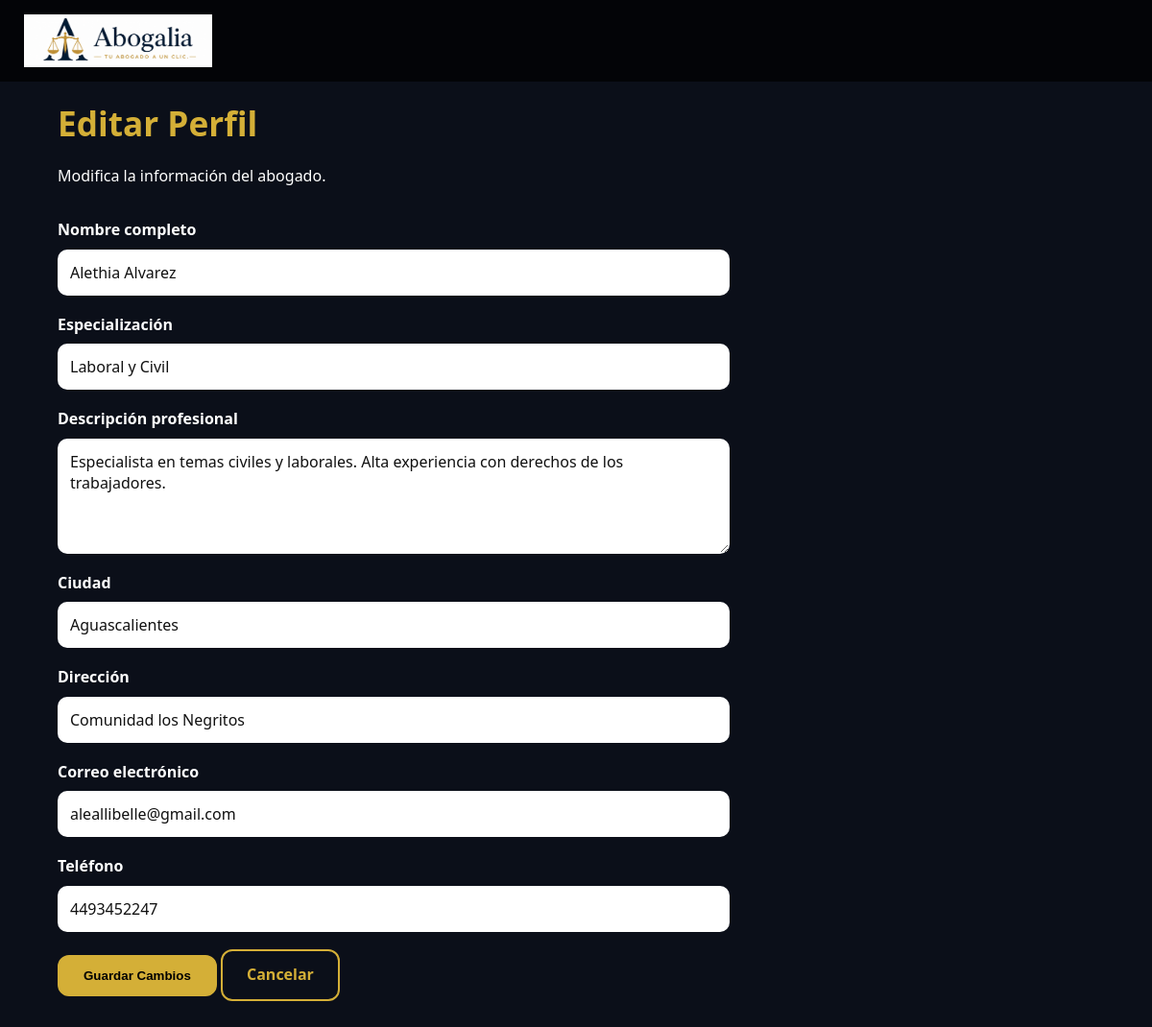
Page /views/abogado_edit.php?id=2 on the committed database.
### tables this page shows
CREATE TABLE `abogados` (
  `id` int(10) UNSIGNED NOT NULL,
  `nombre` varchar(150) NOT NULL,
  `especializacion` varchar(100) NOT NULL,
  `descripcion` text NOT NULL,
  `foto` varchar(255) DEFAULT NULL,
  `ciudad` varchar(100) NOT NULL,
  `direccion` varchar(255) NOT NULL,
  `email` varchar(150) NOT NULL,
  `telefono` varchar(30) NOT NULL,
  `created_at` timestamp NOT NULL DEFAULT current_timestamp()
);

### views/abogado_edit.php (the view, shortened to what this page needs)
<?php
require "../php/db.php";
$id = filter_input(INPUT_GET, "id", FILTER_VALIDATE_INT);
$stmt = $pdo->prepare("
    SELECT
        id,
        nombre,
        especializacion,
        descripcion,
        ciudad,
        direccion,
        email,
        telefono
    FROM abogados
    WHERE id = :id
");
$stmt->execute([
    ":id" => $id
]);
$abogado = $stmt->fetch();
?>
<!DOCTYPE html>
<html lang="es">
<head>
    <link rel="stylesheet" href="../css/style.css">
</head>
<body>
<header class="header">
    <div class="logo-container">
        <img
            src="../assets/Logohorizontal.jpg"
            alt="Logo de Abogalia"
            class="logo"
        >
    </div>
</header>
<section class="section">
    <h2>Editar Perfil</h2>
    <p>
        Modifica la información del abogado.
    </p>
    <form
        class="quote-form"
        action="../php/abogados_update.php"
        method="POST"
    >
        <div class="form-group">
            <label for="nombre">
                Nombre completo
            </label>
            <input
                type="text"
                id="nombre"
                name="nombre"
                value="<?= htmlspecialchars($abogado["nombre"]) ?>"
                autocomplete="name"
                required
            >
        </div>
        <div class="form-group">
            <label for="especializacion">
                Especialización
            </label>
            <input
                type="text"
                id="especializacion"
                name="especializacion"
                value="<?= htmlspecialchars($abogado["especializacion"]) ?>"
                required
            >
        </div>
        <div class="form-group">
            <label for="descripcion">
                Descripción profesional
            </label>
            <textarea
                id="descripcion"
                name="descripcion"
                required
            ><?= htmlspecialchars($abogado["descripcion"]) ?></textarea>
        </div>
        <div class="form-group">
            <label for="ciudad">
                Ciudad
            </label>
            <input
                type="text"
                id="ciudad"
                name="ciudad"
                value="<?= htmlspecialchars($abogado["ciudad"]) ?>"
                autocomplete="address-level2"
                required
            >
        </div>
        <div class="form-group">
            <label for="direccion">
                Dirección
            </label>
            <input
                type="text"
                id="direccion"
                name="direccion"
                value="<?= htmlspecialchars($abogado["direccion"]) ?>"
                autocomplete="street-address"
                required
            >
        </div>
        <div class="form-group">
            <label for="email">
                Correo electrónico
            </label>
            <input
                type="email"
                id="email"
                name="email"
                value="<?= htmlspecialchars($abogado["email"]) ?>"
                autocomplete="email"
                required
            >
        </div>
        <div class="form-group">
            <label for="telefono">
                Teléfono
            </label>
            <input
                type="tel"
                id="telefono"
                name="telefono"
                value="<?= htmlspecialchars($abogado["telefono"]) ?>"
                autocomplete="tel"
                required
            >
        </div>
        <div>
            <button
                type="submit"
                class="btn-primary"
            >
                Guardar Cambios
            </button>
            <a
                href="abogado_profile.php?id=<?= (int) $abogado["id"] ?>"
                class="btn-secondary"
            >
                Cancelar
            </a>
        </div>
    </form>
</section>
</body>
</html>

### css/style.css (style rules this page uses)
:root { --bg-color: #0b0f19; --card-color: rgba(255, 255, 255, 0.08); --header-color: rgba(0, 0, 0, 0.7); --gold: #d4af37; --gold-dark: #b8922f; --text-color: #ffffff; --danger: #b33a3a; --danger-light: #ff6b6b; --max-width: 1100px; --radius: 15px; }
* { margin: 0; padding: 0; box-sizing: border-box; }
html { scroll-behavior: smooth; }
body { background: var(--bg-color); color: var(--text-color); font-family: "Segoe UI", sans-serif; line-height: 1.6; }
img { max-width: 100%; display: block; }
a { color: inherit; }
.header { position: fixed; top: 0; left: 0; width: 100%; display: flex; justify-content: space-between; align-items: center; padding: 15px 25px; background: var(--header-color); backdrop-filter: blur(10px); z-index: 100; }
.logo { height: 55px; width: auto; }
.section, .blogs { width: 90%; max-width: var(--max-width); margin: auto; padding: 100px 0 50px; }
.section h2, .blogs h2 { margin-bottom: 15px; color: var(--gold); font-size: 2.2rem; }
.quote-form { display: flex; flex-direction: column; gap: 18px; max-width: 700px; margin-top: 30px; }
.form-group { display: flex; flex-direction: column; gap: 7px; }
.form-group label { font-weight: 600; }
.quote-form input, .quote-form textarea { width: 100%; padding: 12px; border: 1px solid transparent; border-radius: 10px; background: #ffffff; color: #111; font-family: inherit; font-size: 1rem; }
.quote-form textarea { min-height: 120px; resize: vertical; }
.btn-primary, .btn-secondary, .btn-danger { display: inline-block; padding: 12px 25px; border-radius: 12px; font-weight: bold; text-decoration: none; cursor: pointer; transition: background 0.3s ease, color 0.3s ease, border-color 0.3s ease; }
.btn-primary { border: 2px solid var(--gold); background: var(--gold); color: #000; }
.btn-secondary { border: 2px solid var(--gold); background: transparent; color: var(--gold); }

### rows in the picture
abogados: nombre "Alethia Alvarez", especializacion "Laboral y Civil", descripcion "Especialista en temas civiles y laborales. Alta experiencia con derechos de los trabajadores.", ciudad "Aguascalientes", direccion "Comunidad los Negritos", email "aleallibelle@gmail.com", telefono "4493452247"
